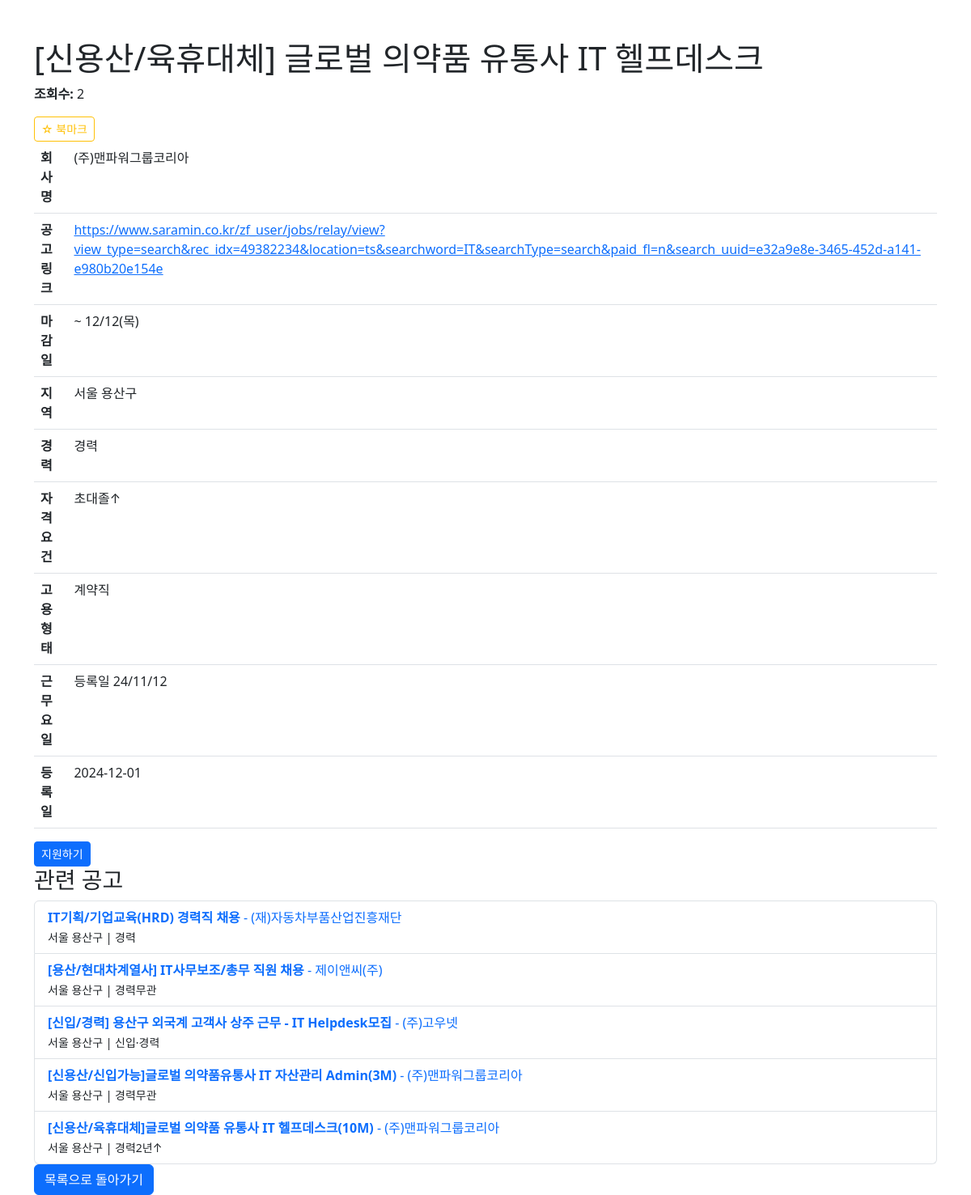
/jobs/182, run on the app's committed database.
### model.py (models this page shows)
class Job(db.Model):
    id = db.Column(db.Integer, primary_key=True)
    today = db.Column(db.String(100))
    title = db.Column(db.String(100), unique=True, nullable=False)
    company = db.Column(db.String(100))
    url = db.Column(db.String(200))
    deadline = db.Column(db.String(100))
    location = db.Column(db.String(100))
    experience = db.Column(db.String(100))
    requirement = db.Column(db.String(500))
    jobtype = db.Column(db.String(100))
    jobday = db.Column(db.String(100))
    views = db.Column(db.Integer, default=0)

### server.py (the view)
@app.route('/jobs/<int:job_id>', methods=['GET'])
def get_job_detail(job_id):
    job = Job.query.get(job_id)  # job_id에 해당하는 Job 객체를 조회
    if not job:
        return render_template('error.html', message="해당 공고를 찾을 수 없습니다."), 404
    job.views += 1
    db.session.commit()  # 변경 사항을 커밋
    related_jobs = Job.query.filter(
        Job.location == job.location,
        Job.id != job_id
    ).limit(5).all()  # 최대 5개의 관련 공고만 조회
    print(related_jobs)
    return render_template('job_detail.html', job=job, related_jobs=related_jobs)

### templates/job_detail.html (shortened to what this page needs)
<!DOCTYPE html>
<html lang="en">
<head>
    <link rel="stylesheet" href="https://cdn.jsdelivr.net/npm/bootstrap@5.3.0/dist/css/bootstrap.min.css">
</head>
<body>
    <div class="container mt-5">
        <h1>{{ job['title'] }}</h1>
        <p><strong>조회수:</strong> {{ job['views'] }}</p><button
        class="btn btn-sm btn-outline-warning bookmark-button"
        data-job-id="{{ job.id }}"
        data-bookmarked="{{ job.is_bookmarked }}">
        {% if job.is_bookmarked %}
            ★ 북마크됨
        {% else %}
            ☆ 북마크
        {% endif %}
    </button>
        <table class="table">
            <tr>
                <th>회사명</th>
                <td>{{ job['company'] }}</td>
            </tr>
            <tr>
                <th>공고 링크</th>
                <td><a href="{{ job['url'] }}" target="_blank">{{ job['url'] }}</a></td>
            </tr>
            <tr>
                <th>마감일</th>
                <td>{{ job['deadline'] }}</td>
            </tr>
            <tr>
                <th>지역</th>
                <td>{{ job['location'] }}</td>
            </tr>
            <tr>
                <th>경력</th>
                <td>{{ job['experience'] }}</td>
            </tr>
            <tr>
                <th>자격 요건</th>
                <td>{{ job['requirement'] }}</td>
            </tr>
            <tr>
                <th>고용 형태</th>
                <td>{{ job['jobtype'] }}</td>
            </tr>
            <tr>
                <th>근무 요일</th>
                <td>{{ job['jobday'] }}</td>
            </tr>
            <tr>
                <th>등록일</th>
                <td>{{ job['today'] }}</td>
            </tr>
        </table>
        <button class="btn btn-sm btn-primary apply-button" data-job-id="{{ job.id }}">지원하기</button>
        <h3>관련 공고</h3>
        {% if related_jobs %}
            <ul class="list-group">
                {% for related_job in related_jobs %}
                <li class="list-group-item">
                    <a href="/jobs/{{ related_job['id'] }}" class="text-decoration-none">
                        <strong>{{ related_job['title'] }}</strong> - {{ related_job['company'] }}
                    </a>
                    <br>
                    <small>{{ related_job['location'] }} | {{ related_job['experience'] }}</small>
                </li>
                {% endfor %}
            </ul>
        {% else %}
            <p class="text-muted">관련 공고가 없습니다.</p>
        {% endif %}
        <a href="/jobs" class="btn btn-primary">목록으로 돌아가기</a>
    </div>
</body>
</html>

### data on the page
Job: title "[신용산/육휴대체] 글로벌 의약품 유통사 IT 헬프데스크", views "2", company "(주)맨파워그룹코리아", url "https://www.saramin.co.kr/zf_user/jobs/relay/view?view_type=search&rec_idx=49382234&location=ts&searchword=IT&searchType=search&paid_fl=n&search_uuid=e32a9e8e-3465-452d-a141-e980b20e154e", deadline "~ 12/12(목)", location "서울 용산구", experience "경력", requirement "초대졸↑", jobtype "계약직", jobday "등록일 24/11/12", today "2024-12-01"
Job: title "IT기획/기업교육(HRD) 경력직 채용", company "(재)자동차부품산업진흥재단", location "서울 용산구", experience "경력"
Job: title "[용산/현대차계열사] IT사무보조/총무 직원 채용", company "제이앤씨(주)", location "서울 용산구", experience "경력무관"
Job: title "[신입/경력] 용산구 외국계 고객사 상주 근무 - IT Helpdesk모집", company "(주)고우넷", location "서울 용산구", experience "신입·경력"
Job: title "[신용산/신입가능]글로벌 의약품유통사 IT 자산관리 Admin(3M)", company "(주)맨파워그룹코리아", location "서울 용산구", experience "경력무관"
Job: title "[신용산/육휴대체]글로벌 의약품 유통사 IT 헬프데스크(10M)", company "(주)맨파워그룹코리아", location "서울 용산구", experience "경력2년↑"
